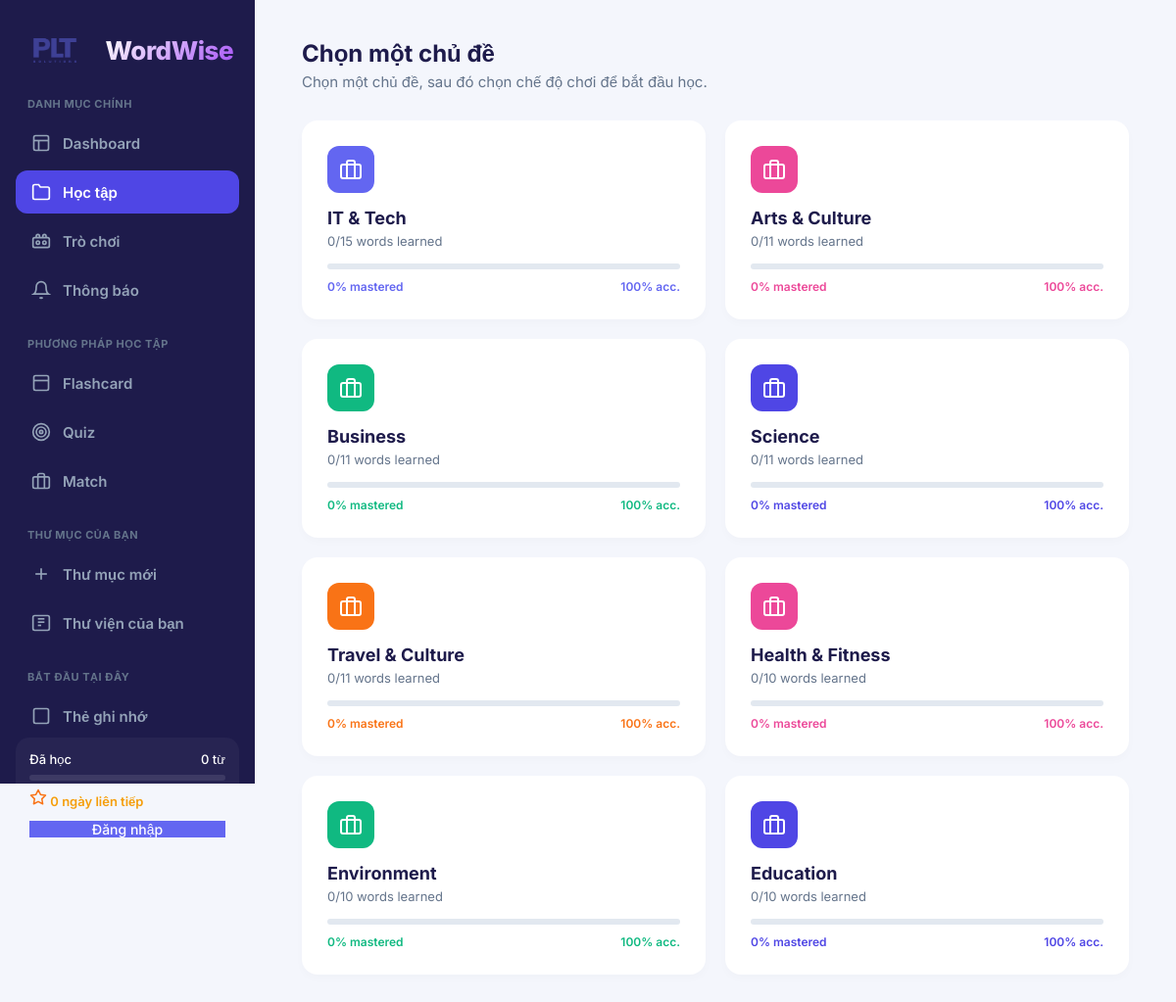
The app's page /learn.php, older data.
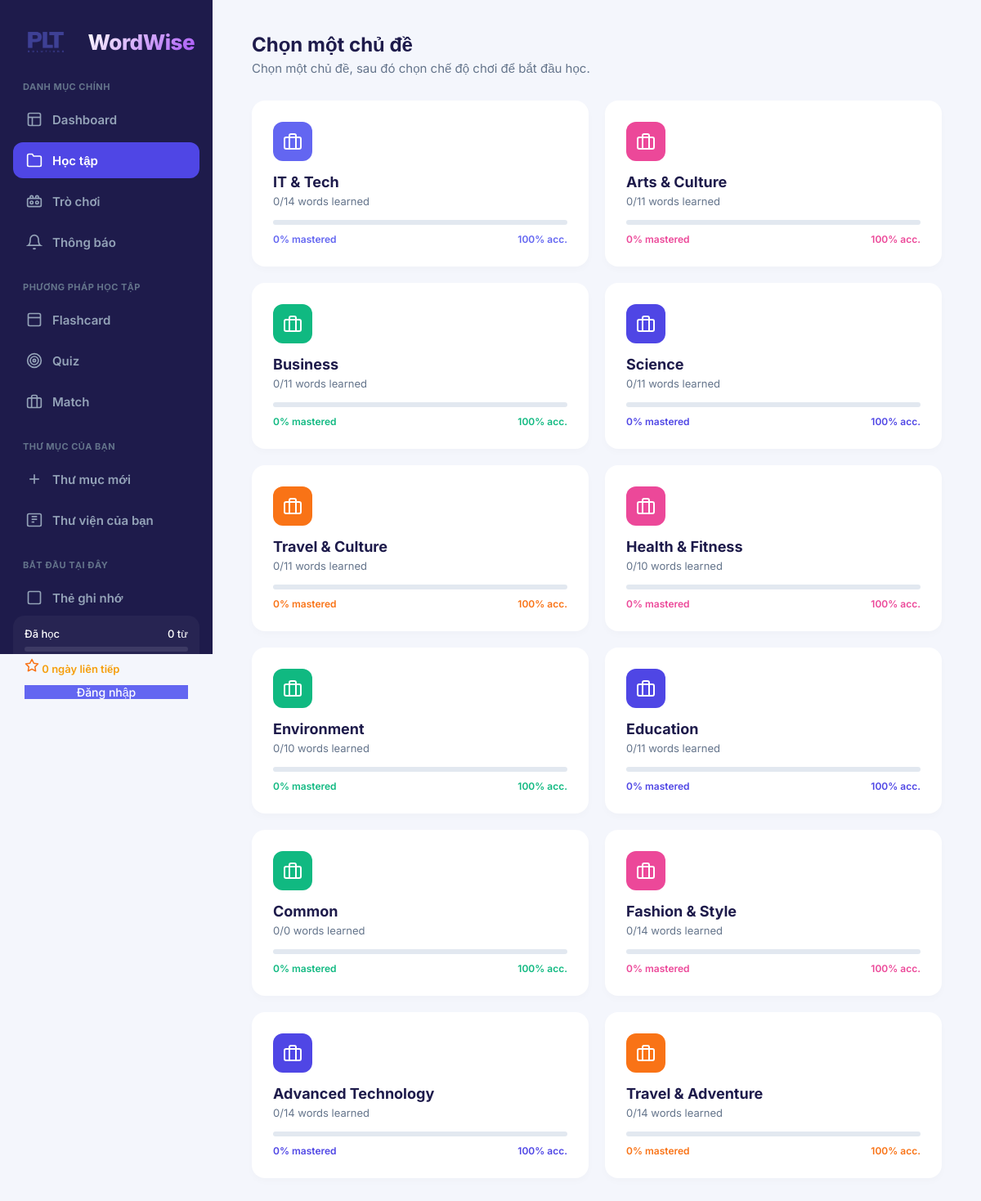
The same page, newer data.
### tables this page shows
CREATE TABLE `typeword` (
  `id` int(11) NOT NULL,
  `name` varchar(100) NOT NULL,
  `description` varchar(255) DEFAULT NULL,
  `color_theme` varchar(30) DEFAULT 'purple',
  `image` varchar(255) DEFAULT NULL
);

### database.php (called while the page is built, shortened)
<?php
class Database
{
    private $host = "localhost";
    private $username = "root";
    private $password = "";
    private $dbname = "wordwise_db";
    public $conn;
  public function __construct()
    {
        try {
            $this->conn = new mysqli($this->host, $this->username, $this->password, $this->dbname);
            $this->conn->set_charset("utf8mb4");
        } catch (mysqli_sql_exception $e) {
            die("Lỗi kết nối cơ sở dữ liệu: Vui lòng thử lại sau.");
        }
    }
    private function getTypes($params)
    {
        $types = "";
        foreach ($params as $p) {
            if (is_int($p)) $types .= 'i';
            else if (is_float($p)) $types .= 'd';
            else $types .= 's';
        }
        return $types;
    }
    public function select($sql, $params = [])
    {
        $stmt = $this->conn->prepare($sql);
        if (!empty($params)) {
            $types = $this->getTypes($params);
            $stmt->bind_param($types, ...$params);
        }
        $stmt->execute();
        $results = $stmt->get_result();
        $data = $results ? $results->fetch_all(MYSQLI_ASSOC) : [];
        return $data;
    }
}
?>

### learn.php (the view, shortened to what this page needs)
<?php
if (!isset($_SESSION['user_id'])) {
    $user_id = 2;
} else {
    $user_id = $_SESSION['user_id'];
}
require_once 'database.php';
$db = new Database();
$sql = "SELECT
            t.*,
            (SELECT COUNT(*) FROM vocabulary v WHERE v.typeword_id = t.id) as total_words,
            (SELECT COUNT(*) FROM user_progress up
             JOIN vocabulary v ON up.vocabulary_id = v.id
             WHERE v.typeword_id = t.id
               AND up.user_id = ?
               AND up.status IN ('learned', 'reviewing', 'mastered')) as learned_words
        FROM typeword t";
$params = [$user_id];
$categories = $db->select($sql, $params);
$color_map = [
    'purple' => ['hex' => '#6366f1', 'bg' => '#e0e7ff'],
    'pink'   => ['hex' => '#ec4899', 'bg' => '#fce7f3'],
    'green'  => ['hex' => '#10b981', 'bg' => '#d1fae5'],
    'indigo' => ['hex' => '#4f46e5', 'bg' => '#e0e7ff'],
    'orange' => ['hex' => '#f97316', 'bg' => '#ffedd5']
];
?>
<!DOCTYPE html>
<html lang="vi">
<head>
    <link rel="stylesheet" href="public/css/style.css">
</head>
<body class="app-layout">
    <?php include 'sidebar.php'; ?>
    <main class="main-content">
        <div class="learn-header">
            <h1>Chọn một chủ đề</h1>
            <p>Chọn một chủ đề, sau đó chọn chế độ chơi để bắt đầu học.</p>
        </div>
        <div class="cat-grid">
            <?php foreach ($categories as $index => $cat):
                $theme = isset($color_map[$cat['color_theme'] ?? 'purple']) ? $color_map[$cat['color_theme'] ?? 'purple'] : $color_map['purple'];
                $total = (int)$cat['total_words'];
                $learned = (int)$cat['learned_words'];
                $percent = ($total > 0) ? round(($learned / $total) * 100) : 0;
                $desc = isset($cat['description']) ? htmlspecialchars($cat['description'], ENT_QUOTES) : '';
            ?>
                <div class="cat-card" onclick="selectCategory(this, <?=$cat['id']?>, '<?=htmlspecialchars($cat['name'], ENT_QUOTES)?>', '<?=$desc?>')">
                    <div class="cat-icon" style="background: <?=$theme['hex']?>;">
                        <svg width="24" height="24" viewBox="0 0 24 24" fill="none" stroke="currentColor" stroke-width="2"><rect x="2" y="7" width="20" height="14" rx="2" ry="2"></rect><path d="M16 21V5a2 2 0 0 0-2-2h-4a2 2 0 0 0-2 2v16"></path></svg>
                    </div>
                    <h3><?=$cat['name']?></h3>
                    <div class="cat-stats"><?=$learned?>/<?=$total?> words learned</div>
                    <div class="bar-bg">
                    </div>
                    <div class="stats-row" style="color: <?=$theme['hex']?>;">
                        <span><?=$percent?>% mastered</span>
                        <span>100% acc.</span>
                    </div>
                </div>
            <?php endforeach; ?>
        </div>
    </main>
</body>
</html>

### sidebar.php (shortened to what this page needs)
<?php
$currentPage = basename($_SERVER['PHP_SELF']);
$role = $_SESSION['role'] ?? 'user';
require_once 'database.php';
$db = new Database();
if (isset($_SESSION['user_id'])) {
    $user_id = (int)$_SESSION['user_id'];
    $userData = $db->select("SELECT streak, last_study_date FROM users WHERE id = ?", [$user_id]);
    $streak = $userData ? (int)$userData[0]['streak'] : 0;
    $learnedCount = $db->select(
        "SELECT COUNT(DISTINCT vocabulary_id) as count
         FROM user_progress
         WHERE user_id = ? AND status IN ('learning', 'learned', 'mastered')",
        [$user_id]
    );
    $learnedWords = $learnedCount ? (int)$learnedCount[0]['count'] : 0;
    $target = 100;
    $percent = min(100, round(($learnedWords / $target) * 100));
} else {
    $streak = 0;
    $learnedWords = 0;
}
?>
<aside class="sidebar-left">
    <a href="index.php" class="brand-logo">
        <img src="public/images/CARD MOI.png" alt="WordWise Logo">
        <span class="brand-text">WordWise</span>
    </a>
    <nav class="nav-menu">
        <div class="menu-divider">DANH MỤC CHÍNH</div>
        <a href="dashboard.php" class="nav-item <?= ($currentPage == 'dashboard.php') ? 'active' : '' ?>">
            <svg viewBox="0 0 24 24" width="20" height="20" fill="none" stroke="currentColor" stroke-width="2">
                <rect x="3" y="3" width="18" height="18" rx="2"></rect>
                <line x1="3" y1="9" x2="21" y2="9"></line>
                <line x1="9" y1="21" x2="9" y2="9"></line>
            </svg>
            Dashboard
        </a>
        <?php if ($role == 'admin' || $role == 'user'): ?>
            <a href="learn.php" class="nav-item <?= ($currentPage == 'learn.php') ? 'active' : '' ?>">
                <svg viewBox="0 0 24 24" width="20" height="20" fill="none" stroke="currentColor" stroke-width="2">
                    <path d="M22 19a2 2 0 0 1-2 2H4a2 2 0 0 1-2-2V5a2 2 0 0 1 2-2h5l2 3h9a2 2 0 0 1 2 2z"></path>
                </svg>
                Học tập
            </a>
            <a href="minigame.php" class="nav-item <?= ($currentPage == 'minigame.php') ? 'active' : '' ?>">
                Trò chơi
            </a>
            <a href="notifications.php" class="nav-item <?= ($currentPage == 'notifications.php') ? 'active' : '' ?>">
                <svg viewBox="0 0 24 24" width="20" height="20" fill="none" stroke="currentColor" stroke-width="2">
                    <path d="M18 8A6 6 0 0 0 6 8c0 7-3 9-3 9h18s-3-2-3-9"></path>
                    <path d="M13.73 21a2 2 0 0 1-3.46 0"></path>
                </svg>
                Thông báo
            </a>
            <div class="menu-divider">PHƯƠNG PHÁP HỌC TẬP</div>
            <a href="select_topic.php?type=flashcard" class="nav-item <?= ($currentPage == 'flashcard.php' || $currentPage == 'select_topic.php' && $_GET['type'] == 'flashcard') ? 'active' : '' ?>">
                <svg viewBox="0 0 24 24" width="20" height="20" fill="none" stroke="currentColor" stroke-width="2">
                    <rect x="3" y="3" width="18" height="18" rx="2"></rect>
                    <line x1="3" y1="9" x2="21" y2="9"></line>
                </svg>
                Flashcard
            </a>
            <a href="select_topic.php?type=quiz" class="nav-item <?= ($currentPage == 'quiz.php' || $currentPage == 'select_topic.php' && $_GET['type'] == 'quiz') ? 'active' : '' ?>">
                <svg viewBox="0 0 24 24" width="20" height="20" fill="none" stroke="currentColor" stroke-width="2">
                    <circle cx="12" cy="12" r="10"></circle>
                    <circle cx="12" cy="12" r="6"></circle>
                    <circle cx="12" cy="12" r="2"></circle>
                </svg>
                Quiz
            </a>
            <a href="select_topic.php?type=match" class="nav-item <?= ($currentPage == 'match.php' || $currentPage == 'select_topic.php' && $_GET['type'] == 'match') ? 'active' : '' ?>">
                <svg viewBox="0 0 24 24" width="20" height="20" fill="none" stroke="currentColor" stroke-width="2">
                    <rect x="2" y="7" width="20" height="14" rx="2" ry="2"></rect>
                    <path d="M16 21V5a2 2 0 0 0-2-2h-4a2 2 0 0 0-2 2v16"></path>
                </svg>
                Match
            </a>
        <?php endif; ?>
        <?php if ($role == 'user'): ?>
            <div class="menu-divider">THƯ MỤC CỦA BẠN</div>
            <a href="folder.php" class="nav-item <?= ($currentPage == 'folder.php' && !isset($_GET['id'])) ? 'active' : '' ?>">
                <svg viewBox="0 0 24 24" width="20" height="20" fill="none" stroke="currentColor" stroke-width="2">
                    <line x1="12" y1="5" x2="12" y2="19"/>
                    <line x1="5" y1="12" x2="19" y2="12"/>
                </svg>
                Thư mục mới
            </a>
            <a href="library.php" class="nav-item <?= ($currentPage == 'library.php') ? 'active' : '' ?>">
                <svg viewBox="0 0 24 24" width="20" height="20" fill="none" stroke="currentColor" stroke-width="2">
                    <rect x="2" y="3" width="20" height="18" rx="2"/>
                    <line x1="8" y1="7" x2="16" y2="7"/>
                    <line x1="8" y1="11" x2="16" y2="11"/>
                    <line x1="8" y1="15" x2="12" y2="15"/>
                </svg>
                Thư viện của bạn
            </a>
            <div class="menu-divider">BẮT ĐẦU TẠI ĐÂY</div>
            <a href="card.php" class="nav-item <?= ($currentPage == 'card.php') ? 'active' : '' ?>">
                <svg viewBox="0 0 24 24" width="20" height="20" fill="none" stroke="currentColor" stroke-width="2">
                    <rect x="3" y="3" width="18" height="18" rx="2"></rect>
                </svg>
                Thẻ ghi nhớ
            </a>
        <?php endif; ?>
    </nav>
    <div class="sidebar-bottom">
        <?php if ($role == 'user'): ?>
            <div class="level-card">
                <div class="level-info">
                    <span>Đã học</span>
                    <span><?= $learnedWords ?> từ</span>
                </div>
                <div class="progress-bar-small">
                </div>
                <div class="streak-info">
                    <svg width="18" height="18" viewBox="0 0 24 24" fill="none" stroke="#f97316" stroke-width="2" stroke-linecap="round" stroke-linejoin="round">
                        <polygon points="12 2 15.09 8.26 22 9.27 17 14.14 18.18 21.02 12 17.77 5.82 21.02 7 14.14 2 9.27 8.91 8.26 12 2"/>
                    </svg>
                    <span class="streak-number"><?= $streak ?></span>
                    <span class="streak-label">ngày liên tiếp</span>
                </div>
            </div>
        <?php endif; ?>
        <?php if (isset($_SESSION['user_id'])): ?>
            <a href="logout.php" class="btn-logout">Đăng xuất</a>
        <?php else: ?>
            <a href="login.php" class="btn-logout" style="background:#6366f1;color:white;">Đăng nhập</a>
        <?php endif; ?>
    </div>
</aside>

### public/css/style.css (style rules this page uses)
* { margin: 0; padding: 0; box-sizing: border-box; font-family: 'Inter', sans-serif; }
body { background-color: #f4f6fc; color: #1e1b4b; }
.app-layout { display: flex; min-height: 100vh; }
.sidebar-left { width: 260px; background-color: #1e1b4b; color: white; display: flex; flex-direction: column; padding: 24px 16px; position: fixed; height: 100vh; left: 0; top: 0; z-index: 100; }
.nav-menu { display: flex; flex-direction: column; gap: 6px; flex: 1; }
.nav-item { display: flex; align-items: center; gap: 12px; padding: 12px 16px; color: #94a3b8; text-decoration: none; border-radius: 12px; font-weight: 600; font-size: 15px; transition: all 0.2s; }
.nav-item:hover, .nav-item.active { background-color: #4f46e5; color: white; }
.menu-divider { font-size: 11px; text-transform: uppercase; color: #64748b; font-weight: 700; margin: 20px 0 5px 12px; letter-spacing: 0.5px; }
.sidebar-bottom { background: rgba(255,255,255,0.04); padding: 14px; border-radius: 14px; margin-top: auto; }
.level-info { display: flex; justify-content: space-between; font-size: 13px; font-weight: 500; }
.progress-bar-small { height: 6px; background: rgba(255,255,255,0.1); border-radius: 3px; margin: 8px 0; overflow: hidden; }
.streak-info { font-size: 13px; font-weight: 600; color: #f59e0b; }
.btn-logout { display: block; text-align: center; color: #f87171; text-decoration: none; margin-top: 12px; font-size: 14px; font-weight: 500; }
.main-content { margin-left: 260px; flex: 1; padding: 40px 48px; display: flex; flex-direction: column; min-width: 0; }
.bar-bg { height: 12px; background: #e2e8f0; border-radius: 6px; overflow: hidden; }

### learn.php (style rules this page uses)
.learn-header { margin-bottom: 30px; }
.learn-header h1 { font-size: 24px; color: #1e1b4b; margin-bottom: 5px; }
.learn-header p { color: #64748b; font-size: 15px; margin: 0; }
.cat-grid { display: grid; grid-template-columns: repeat(auto-fill, minmax(280px, 1fr)); gap: 20px; margin-bottom: 40px; }
.cat-card { background: white; border: 2px solid transparent; border-radius: 16px; padding: 24px; cursor: pointer; transition: all 0.2s; box-shadow: 0 4px 10px rgba(0,0,0,0.02); }
.cat-icon { width: 48px; height: 48px; border-radius: 12px; display: flex; align-items: center; justify-content: center; margin-bottom: 15px; color: white; }
.cat-card h3 { font-size: 18px; margin: 0 0 5px; font-weight: 700; color: #1e1b4b; }
.cat-stats { font-size: 13px; color: #64748b; margin-bottom: 15px; }
.bar-bg { width: 100%; height: 6px; background: #e2e8f0; border-radius: 3px; margin-bottom: 10px; overflow: hidden; }
.stats-row { display: flex; justify-content: space-between; font-size: 12px; font-weight: 600; }

### sidebar.php (style rules this page uses)
.brand-logo { display: inline-flex; align-items: center; gap: 12px; text-decoration: none; transition: transform 0.3s ease, opacity 0.3s ease; }
.brand-logo img { height: 55px; width: auto; object-fit: contain; transition: transform 0.3s ease; }
.brand-text { font-family: 'Inter', sans-serif; font-size: 26px; font-weight: 800; letter-spacing: -0.5px; background: linear-gradient(135deg, #ffffff, #a855f7); -webkit-background-clip: text; -webkit-text-fill-color: transparent; }

Row changes from the older to the newer data that the page shows:
computed for typeword "IT & Tech": total "15" → "14"
computed for typeword "Education": total "10" → "11"
added typeword: name "Common", learned "0", total "0", percent "0", color_theme "green" (drawn)
added typeword: name "Fashion & Style", learned "0", total "14", percent "0", color_theme "pink" (drawn)
added typeword: name "Advanced Technology", learned "0", total "14", percent "0", color_theme "indigo" (drawn)
added typeword: name "Travel & Adventure", learned "0", total "14", percent "0", color_theme "orange" (drawn)
